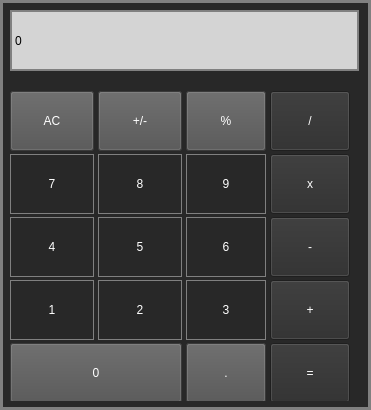
<?xml version="1.0" encoding="UTF-8"?>
<ui version="4.0">
 <class>MainWindow</class>
 <widget class="QMainWindow" name="MainWindow">
  <property name="enabled">
   <bool>true</bool>
  </property>
  <property name="geometry">
   <rect>
    <x>0</x>
    <y>0</y>
    <width>371</width>
    <height>410</height>
   </rect>
  </property>
  <property name="sizePolicy">
   <sizepolicy hsizetype="Fixed" vsizetype="Fixed">
    <horstretch>0</horstretch>
    <verstretch>0</verstretch>
   </sizepolicy>
  </property>
  <property name="minimumSize">
   <size>
    <width>371</width>
    <height>410</height>
   </size>
  </property>
  <property name="maximumSize">
   <size>
    <width>371</width>
    <height>410</height>
   </size>
  </property>
  <property name="focusPolicy">
   <enum>Qt::StrongFocus</enum>
  </property>
  <property name="windowTitle">
   <string>Calculator</string>
  </property>
  <property name="windowIcon">
   <iconset resource="resourse.qrc">
    <normaloff>:/res/media/calc.png</normaloff>:/res/media/calc.png</iconset>
  </property>
  <property name="styleSheet">
   <string notr="true">QMainWindow{
	background-color: rgb(40, 40, 40);
	border: 3px solid gray;
}</string>
  </property>
  <widget class="QWidget" name="centralWidget">
   <widget class="QLabel" name="result">
    <property name="geometry">
     <rect>
      <x>10</x>
      <y>10</y>
      <width>349</width>
      <height>61</height>
     </rect>
    </property>
    <property name="styleSheet">
     <string notr="true">QLabel{
	background-color: rgb(212, 212, 212);
	qproperty-alignment: 'AlignVCenter | AlignRight';
	border: 2px solid gray;		
	font: 75 11pt &quot;MS Shell Dlg 2&quot;;
	color:rgb(0, 0, 0);

}
</string>
    </property>
    <property name="text">
     <string>0</string>
    </property>
   </widget>
   <widget class="QWidget" name="layoutWidget">
    <property name="geometry">
     <rect>
      <x>10</x>
      <y>80</y>
      <width>351</width>
      <height>321</height>
     </rect>
    </property>
    <layout class="QGridLayout" name="gridLayout" rowstretch="0,0,0,0,0" columnstretch="0,0,0,0">
     <property name="sizeConstraint">
      <enum>QLayout::SetDefaultConstraint</enum>
     </property>
     <property name="leftMargin">
      <number>0</number>
     </property>
     <property name="bottomMargin">
      <number>0</number>
     </property>
     <property name="spacing">
      <number>4</number>
     </property>
     <item row="0" column="0">
      <widget class="QPushButton" name="pushButton_AC">
       <property name="minimumSize">
        <size>
         <width>0</width>
         <height>60</height>
        </size>
       </property>
       <property name="focusPolicy">
        <enum>Qt::NoFocus</enum>
       </property>
       <property name="styleSheet">
        <string notr="true">QPushButton{
	background-color: rgb(81, 81, 81);
	color:rgb(255, 255, 255);
}</string>
       </property>
       <property name="text">
        <string>AC</string>
       </property>
      </widget>
     </item>
     <item row="1" column="2">
      <widget class="QPushButton" name="pushButton_9">
       <property name="minimumSize">
        <size>
         <width>0</width>
         <height>60</height>
        </size>
       </property>
       <property name="focusPolicy">
        <enum>Qt::NoFocus</enum>
       </property>
       <property name="styleSheet">
        <string notr="true">QPushButton{
	border: 1px solid gray;
	color:white;
}
QPushButton:pressed{
	background-color: qlineargradient(x1: 0, y1: 0, x2: 1, y2: 1,
								stop: 0 #BEBEBE, stop: 1 rgb(100,100,100) );
} </string>
       </property>
       <property name="text">
        <string>9</string>
       </property>
      </widget>
     </item>
     <item row="2" column="0">
      <widget class="QPushButton" name="pushButton_4">
       <property name="minimumSize">
        <size>
         <width>0</width>
         <height>60</height>
        </size>
       </property>
       <property name="focusPolicy">
        <enum>Qt::NoFocus</enum>
       </property>
       <property name="styleSheet">
        <string notr="true">QPushButton{
	border: 1px solid gray;
	color:white;
}
QPushButton:pressed{
	background-color: qlineargradient(x1: 0, y1: 0, x2: 1, y2: 1,
								stop: 0 #BEBEBE, stop: 1 rgb(100,100,100) );
} </string>
       </property>
       <property name="text">
        <string>4</string>
       </property>
      </widget>
     </item>
     <item row="0" column="1">
      <widget class="QPushButton" name="pushButton_plusminus">
       <property name="minimumSize">
        <size>
         <width>0</width>
         <height>60</height>
        </size>
       </property>
       <property name="focusPolicy">
        <enum>Qt::NoFocus</enum>
       </property>
       <property name="styleSheet">
        <string notr="true">QPushButton{
	background-color: rgb(81, 81, 81);
	color:rgb(255, 255, 255);
}</string>
       </property>
       <property name="text">
        <string>+/-</string>
       </property>
      </widget>
     </item>
     <item row="2" column="1">
      <widget class="QPushButton" name="pushButton_5">
       <property name="minimumSize">
        <size>
         <width>0</width>
         <height>60</height>
        </size>
       </property>
       <property name="focusPolicy">
        <enum>Qt::NoFocus</enum>
       </property>
       <property name="styleSheet">
        <string notr="true">QPushButton{
	border: 1px solid gray;
	color:white;
}
QPushButton:pressed{
	background-color: qlineargradient(x1: 0, y1: 0, x2: 1, y2: 1,
								stop: 0 #BEBEBE, stop: 1 rgb(100,100,100) );
} </string>
       </property>
       <property name="text">
        <string>5</string>
       </property>
      </widget>
     </item>
     <item row="2" column="2">
      <widget class="QPushButton" name="pushButton_6">
       <property name="minimumSize">
        <size>
         <width>0</width>
         <height>60</height>
        </size>
       </property>
       <property name="focusPolicy">
        <enum>Qt::NoFocus</enum>
       </property>
       <property name="styleSheet">
        <string notr="true">QPushButton{
	border: 1px solid gray;
	color:white;
}
QPushButton:pressed{
	background-color: qlineargradient(x1: 0, y1: 0, x2: 1, y2: 1,
								stop: 0 #BEBEBE, stop: 1 rgb(100,100,100) );
} </string>
       </property>
       <property name="text">
        <string>6</string>
       </property>
      </widget>
     </item>
     <item row="4" column="0" colspan="2">
      <widget class="QPushButton" name="pushButton_0">
       <property name="minimumSize">
        <size>
         <width>0</width>
         <height>60</height>
        </size>
       </property>
       <property name="focusPolicy">
        <enum>Qt::NoFocus</enum>
       </property>
       <property name="layoutDirection">
        <enum>Qt::LeftToRight</enum>
       </property>
       <property name="styleSheet">
        <string notr="true">QPushButton{
	background-color: rgb(81, 81, 81);
	color:rgb(255, 255, 255);
}</string>
       </property>
       <property name="text">
        <string>0</string>
       </property>
      </widget>
     </item>
     <item row="1" column="3">
      <widget class="QPushButton" name="pushButton_x">
       <property name="minimumSize">
        <size>
         <width>0</width>
         <height>60</height>
        </size>
       </property>
       <property name="focusPolicy">
        <enum>Qt::NoFocus</enum>
       </property>
       <property name="styleSheet">
        <string notr="true">QPushButton{
	background-color: rgb(44, 44, 44);
	color:rgb(255, 255, 255);
}</string>
       </property>
       <property name="text">
        <string>x</string>
       </property>
      </widget>
     </item>
     <item row="2" column="3">
      <widget class="QPushButton" name="pushButton_minus">
       <property name="minimumSize">
        <size>
         <width>0</width>
         <height>60</height>
        </size>
       </property>
       <property name="focusPolicy">
        <enum>Qt::NoFocus</enum>
       </property>
       <property name="styleSheet">
        <string notr="true">QPushButton{
	background-color: rgb(44, 44, 44);
	color:rgb(255, 255, 255);
}</string>
       </property>
       <property name="text">
        <string>-</string>
       </property>
      </widget>
     </item>
     <item row="3" column="2">
      <widget class="QPushButton" name="pushButton_3">
       <property name="minimumSize">
        <size>
         <width>0</width>
         <height>60</height>
        </size>
       </property>
       <property name="focusPolicy">
        <enum>Qt::NoFocus</enum>
       </property>
       <property name="styleSheet">
        <string notr="true">QPushButton{
	border: 1px solid gray;
	color:white;
}
QPushButton:pressed{
	background-color: qlineargradient(x1: 0, y1: 0, x2: 1, y2: 1,
								stop: 0 #BEBEBE, stop: 1 rgb(100,100,100) );
} </string>
       </property>
       <property name="text">
        <string>3</string>
       </property>
      </widget>
     </item>
     <item row="3" column="3">
      <widget class="QPushButton" name="pushButton_plus">
       <property name="sizePolicy">
        <sizepolicy hsizetype="Minimum" vsizetype="Fixed">
         <horstretch>100</horstretch>
         <verstretch>100</verstretch>
        </sizepolicy>
       </property>
       <property name="minimumSize">
        <size>
         <width>0</width>
         <height>60</height>
        </size>
       </property>
       <property name="focusPolicy">
        <enum>Qt::NoFocus</enum>
       </property>
       <property name="styleSheet">
        <string notr="true">QPushButton{
	background-color: rgb(44, 44, 44);
	color:rgb(255, 255, 255);
}</string>
       </property>
       <property name="text">
        <string>+</string>
       </property>
      </widget>
     </item>
     <item row="3" column="0">
      <widget class="QPushButton" name="pushButton_1">
       <property name="minimumSize">
        <size>
         <width>0</width>
         <height>60</height>
        </size>
       </property>
       <property name="focusPolicy">
        <enum>Qt::NoFocus</enum>
       </property>
       <property name="styleSheet">
        <string notr="true">QPushButton{
	border: 1px solid gray;
	color:white;
}
QPushButton:pressed{
	background-color: qlineargradient(x1: 0, y1: 0, x2: 1, y2: 1,
								stop: 0 #BEBEBE, stop: 1 rgb(100,100,100) );
} </string>
       </property>
       <property name="text">
        <string>1</string>
       </property>
      </widget>
     </item>
     <item row="1" column="0">
      <widget class="QPushButton" name="pushButton_7">
       <property name="minimumSize">
        <size>
         <width>0</width>
         <height>60</height>
        </size>
       </property>
       <property name="focusPolicy">
        <enum>Qt::NoFocus</enum>
       </property>
       <property name="styleSheet">
        <string notr="true">QPushButton{
	border: 1px solid gray;
	color:white;
}
QPushButton:pressed{
	background-color: qlineargradient(x1: 0, y1: 0, x2: 1, y2: 1,
								stop: 0 #BEBEBE, stop: 1 rgb(100,100,100) );
} </string>
       </property>
       <property name="text">
        <string>7</string>
       </property>
      </widget>
     </item>
     <item row="4" column="3">
      <widget class="QPushButton" name="pushButton_eq">
       <property name="sizePolicy">
        <sizepolicy hsizetype="Maximum" vsizetype="Maximum">
         <horstretch>1</horstretch>
         <verstretch>1</verstretch>
        </sizepolicy>
       </property>
       <property name="minimumSize">
        <size>
         <width>0</width>
         <height>60</height>
        </size>
       </property>
       <property name="focusPolicy">
        <enum>Qt::NoFocus</enum>
       </property>
       <property name="styleSheet">
        <string notr="true">QPushButton{
	background-color: rgb(44, 44, 44);
	color:rgb(255, 255, 255);
}</string>
       </property>
       <property name="text">
        <string>=</string>
       </property>
       <property name="autoDefault">
        <bool>false</bool>
       </property>
      </widget>
     </item>
     <item row="4" column="2">
      <widget class="QPushButton" name="pushButton_point">
       <property name="enabled">
        <bool>true</bool>
       </property>
       <property name="sizePolicy">
        <sizepolicy hsizetype="Maximum" vsizetype="Fixed">
         <horstretch>0</horstretch>
         <verstretch>0</verstretch>
        </sizepolicy>
       </property>
       <property name="minimumSize">
        <size>
         <width>0</width>
         <height>60</height>
        </size>
       </property>
       <property name="baseSize">
        <size>
         <width>0</width>
         <height>0</height>
        </size>
       </property>
       <property name="focusPolicy">
        <enum>Qt::NoFocus</enum>
       </property>
       <property name="layoutDirection">
        <enum>Qt::LeftToRight</enum>
       </property>
       <property name="styleSheet">
        <string notr="true">QPushButton{
	background-color: rgb(81, 81, 81);
	color:rgb(255, 255, 255);
}</string>
       </property>
       <property name="text">
        <string>.</string>
       </property>
       <property name="iconSize">
        <size>
         <width>20</width>
         <height>20</height>
        </size>
       </property>
       <property name="autoDefault">
        <bool>false</bool>
       </property>
       <property name="default">
        <bool>false</bool>
       </property>
       <property name="flat">
        <bool>false</bool>
       </property>
      </widget>
     </item>
     <item row="0" column="2">
      <widget class="QPushButton" name="pushButton_proc">
       <property name="minimumSize">
        <size>
         <width>0</width>
         <height>60</height>
        </size>
       </property>
       <property name="focusPolicy">
        <enum>Qt::NoFocus</enum>
       </property>
       <property name="styleSheet">
        <string notr="true">QPushButton{
	background-color: rgb(81, 81, 81);
	color:rgb(255, 255, 255);
}</string>
       </property>
       <property name="text">
        <string>%</string>
       </property>
      </widget>
     </item>
     <item row="1" column="1">
      <widget class="QPushButton" name="pushButton_8">
       <property name="minimumSize">
        <size>
         <width>0</width>
         <height>60</height>
        </size>
       </property>
       <property name="focusPolicy">
        <enum>Qt::NoFocus</enum>
       </property>
       <property name="styleSheet">
        <string notr="true">QPushButton{
	border: 1px solid gray;
	color:white;
}
QPushButton:pressed{
	background-color: qlineargradient(x1: 0, y1: 0, x2: 1, y2: 1,
								stop: 0 #BEBEBE, stop: 1 rgb(100,100,100) );
} </string>
       </property>
       <property name="text">
        <string>8</string>
       </property>
      </widget>
     </item>
     <item row="3" column="1">
      <widget class="QPushButton" name="pushButton_2">
       <property name="minimumSize">
        <size>
         <width>0</width>
         <height>60</height>
        </size>
       </property>
       <property name="focusPolicy">
        <enum>Qt::NoFocus</enum>
       </property>
       <property name="styleSheet">
        <string notr="true">QPushButton{
	border: 1px solid gray;
	color:white;
}
QPushButton:pressed{
	background-color: qlineargradient(x1: 0, y1: 0, x2: 1, y2: 1,
								stop: 0 #BEBEBE, stop: 1 rgb(100,100,100) );
} </string>
       </property>
       <property name="text">
        <string>2</string>
       </property>
      </widget>
     </item>
     <item row="0" column="3">
      <widget class="QPushButton" name="pushButton_devide">
       <property name="minimumSize">
        <size>
         <width>0</width>
         <height>60</height>
        </size>
       </property>
       <property name="focusPolicy">
        <enum>Qt::NoFocus</enum>
       </property>
       <property name="styleSheet">
        <string notr="true">QPushButton{
	background-color: rgb(44, 44, 44);
	color:rgb(255, 255, 255);
}</string>
       </property>
       <property name="text">
        <string>/</string>
       </property>
      </widget>
     </item>
    </layout>
   </widget>
  </widget>
 </widget>
 <layoutdefault spacing="6" margin="11"/>
 <resources>
  <include location="resourse.qrc"/>
 </resources>
 <connections/>
</ui>
